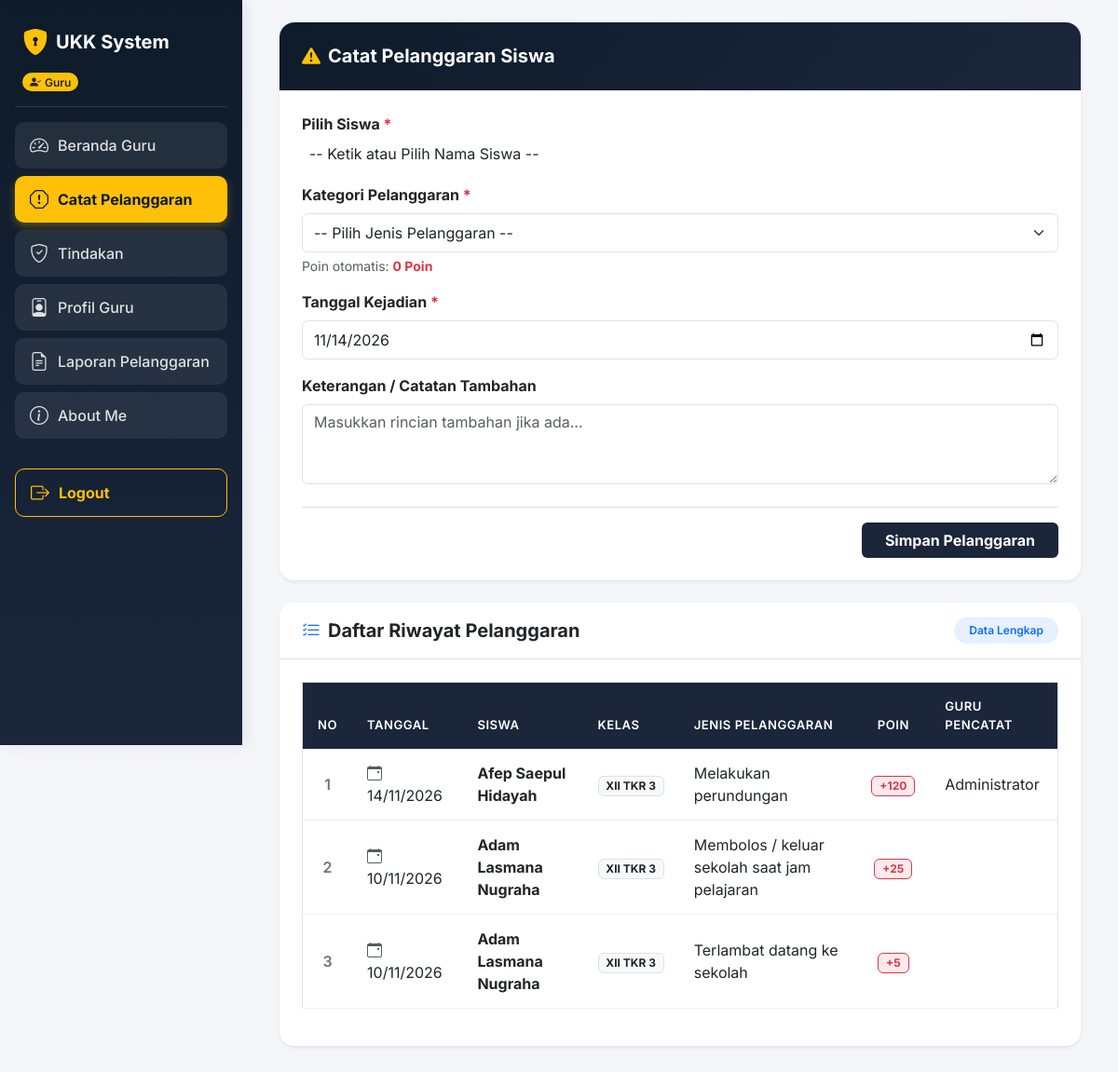
Screenshot of /dashboard.php?tab=menu2 (signed in) with the database file from the repository.
### tables this page shows
CREATE TABLE `t_pelanggaran_siswa` (
  `id` int(11) NOT NULL,
  `tahun_ajaran_id` int(11) DEFAULT NULL,
  `siswa_id` int(11) DEFAULT NULL,
  `nama_siswa` varchar(150) NOT NULL,
  `kelas_id` int(11) DEFAULT NULL,
  `nama_kelas` varchar(100) NOT NULL,
  `pelanggaran_id` int(11) DEFAULT NULL,
  `nama_pelanggaran` varchar(100) NOT NULL,
  `pelanggaran_kategori_id` int(11) DEFAULT NULL,
  `guru_id` int(11) DEFAULT NULL,
  `nama_guru` varchar(150) NOT NULL,
  `tanggal` date DEFAULT NULL,
  `keterangan` text NOT NULL,
  `poin` int(11) NOT NULL,
  `tindakan` text NOT NULL,
  `status` varchar(30) NOT NULL,
  `created_at` timestamp NOT NULL DEFAULT current_timestamp(),
  `updated_at` timestamp NOT NULL DEFAULT current_timestamp()
);

CREATE TABLE `t_siswa` (
  `id` int(11) NOT NULL,
  `nis` varchar(30) DEFAULT NULL,
  `nisn` varchar(20) NOT NULL,
  `nama` varchar(50) DEFAULT NULL,
  `kelas` varchar(50) NOT NULL,
  `kelas_id` int(11) NOT NULL,
  `jurusan` varchar(50) NOT NULL,
  `jenis_kelamin` char(1) NOT NULL,
  `tanggal_lahir` date NOT NULL,
  `alamat` text NOT NULL,
  `status_aktif` tinyint(1) NOT NULL,
  `created_at` timestamp NULL DEFAULT current_timestamp(),
  `updated_at` timestamp NULL DEFAULT current_timestamp()
);

CREATE TABLE `t_kelas` (
  `id` int(11) NOT NULL,
  `wali_kelas_id` int(11) DEFAULT 0,
  `nama` varchar(100) DEFAULT NULL,
  `tingkat` varchar(20) NOT NULL,
  `jurusan` varchar(100) NOT NULL,
  `status_aktif` tinyint(1) NOT NULL,
  `created_at` timestamp NOT NULL DEFAULT current_timestamp(),
  `updated_at` timestamp NOT NULL DEFAULT current_timestamp()
);

CREATE TABLE `t_pelanggaran_kategori` (
  `id` int(11) NOT NULL,
  `nama` varchar(100) DEFAULT NULL,
  `siswa_id` int(11) DEFAULT NULL,
  `pelanggaran_kategori_id` int(20) NOT NULL,
  `poin` int(11) NOT NULL,
  `tanggal` datetime NOT NULL DEFAULT current_timestamp() ON UPDATE current_timestamp(),
  `deskripsi` text NOT NULL,
  `status_aktif` tinyint(1) NOT NULL,
  `created_at` timestamp NOT NULL DEFAULT current_timestamp(),
  `updated_at` timestamp NOT NULL DEFAULT current_timestamp()
);

### tab_catat_pelanggaran_guru.php (the view, shortened to what this page needs)
<?php
include 'koneksi.php';
$nama_guru_login = $_SESSION['nama'] ?? 'Guru Pengajar';
?>
<link href="https://cdn.jsdelivr.net/npm/select2@4.1.0-rc.0/dist/css/select2.min.css" rel="stylesheet" />
<link href="https://cdn.jsdelivr.net/npm/select2-bootstrap-5-theme@1.3.0/dist/select2-bootstrap-5-theme.min.css" rel="stylesheet" />
<div class="container-fluid px-3 pb-5">
    <div class="card shadow-sm border-0 rounded-4 overflow-hidden mb-4">
        <div class="card-header text-white p-4" style="background: linear-gradient(135deg, #0d1b2a 0%, #1b263b 100%);">
            <h5 class="mb-0 fw-bold"><i class="bi bi-exclamation-triangle-fill text-warning me-2"></i>Catat Pelanggaran Siswa</h5>
        </div>
        <div class="card-body p-4 bg-white">
            <form action="" method="POST">
                <div class="mb-3">
                    <label class="form-label fw-bold">Pilih Siswa <span class="text-danger">*</span></label>
                </div>
                <div class="mb-3">
                    <label class="form-label fw-bold">Kategori Pelanggaran <span class="text-danger">*</span></label>
                    <select name="kategori_id" id="pilihKategori" class="form-select py-2" required onchange="updatePoinInfo(this)">
                        <option value="">-- Pilih Jenis Pelanggaran --</option>
                    </select>
                    <small class="text-muted mt-1 d-block">Poin otomatis: <span id="infoPoin" class="fw-bold text-danger">0 Poin</span></small>
                </div>
                <div class="mb-3">
                    <label class="form-label fw-bold">Tanggal Kejadian <span class="text-danger">*</span></label>
                    <input type="date" name="tanggal" class="form-control py-2" value="<?= date('Y-m-d'); ?>" required>
                </div>
                <div class="mb-4">
                    <label class="form-label fw-bold">Keterangan / Catatan Tambahan</label>
                    <textarea name="keterangan" class="form-control" rows="3" placeholder="Masukkan rincian tambahan jika ada..."></textarea>
                </div>
                <div class="pt-3 border-top d-flex gap-2 justify-content-end">
                    <button type="submit" name="btn_simpan_pelanggaran_guru" class="btn text-white px-4 fw-bold" style="background-color: #1b263b;">Simpan Pelanggaran</button>
                </div>
            </form>
        </div>
    </div>
    <div class="card shadow-sm border-0 rounded-4 overflow-hidden mb-5">
        <div class="card-header bg-white py-3 px-4 border-bottom d-flex justify-content-between align-items-center">
            <h5 class="fw-bold mb-0 text-dark"><i class="bi bi-list-check text-primary me-2"></i>Daftar Riwayat Pelanggaran</h5>
            <span class="badge bg-primary bg-opacity-10 text-primary px-3 py-2 rounded-pill fw-semibold">Data Lengkap</span>
        </div>
        <div class="card-body p-4 bg-white">
            <div class="table-responsive">
                <table class="table table-hover align-middle border">
                    <thead style="background-color: #1b263b; color: white;">
                        <tr>
                            <th class="py-3 text-center" style="width: 5%;">NO</th>
                            <th class="py-3">TANGGAL</th>
                            <th class="py-3">SISWA</th>
                            <th class="py-3">KELAS</th>
                            <th class="py-3">JENIS PELANGGARAN</th>
                            <th class="py-3 text-center">POIN</th>
                            <th class="py-3">GURU PENCATAT</th>
                        </tr>
                    </thead>
                    <tbody>
                        <?php
                        $query_riwayat = "SELECT ps.*,
                                                 s.nama AS s_nama,
                                                 k.nama AS k_nama,
                                                 kls.nama AS kelas_penempatan
                                          FROM t_pelanggaran_siswa ps
                                          LEFT JOIN t_siswa s ON ps.siswa_id = s.id
                                          LEFT JOIN t_pelanggaran_kategori k ON ps.pelanggaran_kategori_id = k.id
                                          LEFT JOIN t_kelas_siswa ks ON s.id = ks.siswa_id
                                          LEFT JOIN t_kelas kls ON ks.kelas_id = kls.id
                                          ORDER BY ps.id DESC";
                        $res_riwayat = mysqli_query($koneksi, $query_riwayat);
                        if ($res_riwayat && mysqli_num_rows($res_riwayat) > 0) {
                            $no = 1;
                            while ($row = mysqli_fetch_assoc($res_riwayat)) {
                                $tgl = date('d/m/Y', strtotime($row['tanggal'] ?? date('Y-m-d')));
                                $nama_siswa = !empty($row['s_nama']) ? $row['s_nama'] : ($row['nama_siswa'] ?? 'Siswa');
                                $kelas_siswa = !empty($row['kelas_penempatan']) ? $row['kelas_penempatan'] : (!empty($row['nama_kelas']) ? $row['nama_kelas'] : '-');
                                $nama_kat = !empty($row['k_nama']) ? $row['k_nama'] : ($row['nama_pelanggaran'] ?? 'Pelanggaran');
                                $poin = $row['poin'] ?? 0;
                                $nama_guru = $row['nama_guru'] ?? $nama_guru_login;
                                echo "<tr>";
                                echo "<td class='text-center fw-semibold text-secondary'>{$no}</td>";
                                echo "<td><i class='bi bi-calendar-event text-muted me-1'></i> {$tgl}</td>";
                                echo "<td class='fw-bold text-dark'>" . htmlspecialchars($nama_siswa) . "</td>";
                                echo "<td><span class='badge bg-light text-dark border'>" . htmlspecialchars($kelas_siswa) . "</span></td>";
                                echo "<td>" . htmlspecialchars($nama_kat) . "</td>";
                                echo "<td class='text-center'><span class='badge bg-danger bg-opacity-10 text-danger border border-danger px-2 py-1'>+" . htmlspecialchars($poin) . "</span></td>";
                                echo "<td>" . htmlspecialchars($nama_guru) . "</td>";
                                echo "</tr>";
                                $no++;
                            }
                        } else {
                            echo "<tr><td colspan='7' class='text-center py-4 text-muted'><i class='bi bi-folder2-open display-6 d-block mb-2'></i>Belum ada data catatan pelanggaran.</td></tr>";
                        }
                        ?>
                    </tbody>
                </table>
            </div>
        </div>
    </div>
</div>

### dashboard.php (style rules this page uses)
body { font-family: 'Inter', sans-serif; background-color: #f4f6f9; color: #333; overflow-x: hidden; }
.table thead th { background-color: #1b263b; color: #ffffff; font-weight: 600; text-transform: uppercase; font-size: 0.82rem; letter-spacing: 0.5px; padding: 14px 16px; border: none; }
.table tbody td { padding: 14px 16px; vertical-align: middle; border-color: #f1f1f1; }

### rows the page displays
t_pelanggaran_siswa: tanggal "14/11/2026", siswa.nama "Afep Saepul Hidayah", kelas.nama "XII TKR 3", pelanggaran_kategori.nama "Melakukan perundungan", poin "120", nama_guru "Administrator"
t_pelanggaran_siswa: tanggal "10/11/2026", siswa.nama "Adam Lasmana Nugraha", t_kelas.nama "XII TKR 3", pelanggaran_kategori.nama "Membolos / keluar sekolah saat jam pelajaran", poin "25"
t_pelanggaran_siswa: tanggal "10/11/2026", siswa.nama "Adam Lasmana Nugraha", t_kelas.nama "XII TKR 3", pelanggaran_kategori.nama "Terlambat datang ke sekolah", poin "5"

### other values shown
$role "Guru"
$menu['name'] "Beranda Guru"
$menu['name'] "Catat Pelanggaran"
$menu['name'] "Tindakan"
$menu['name'] "Profil Guru"
$menu['name'] "Laporan Pelanggaran"
$menu['name'] "About Me"
